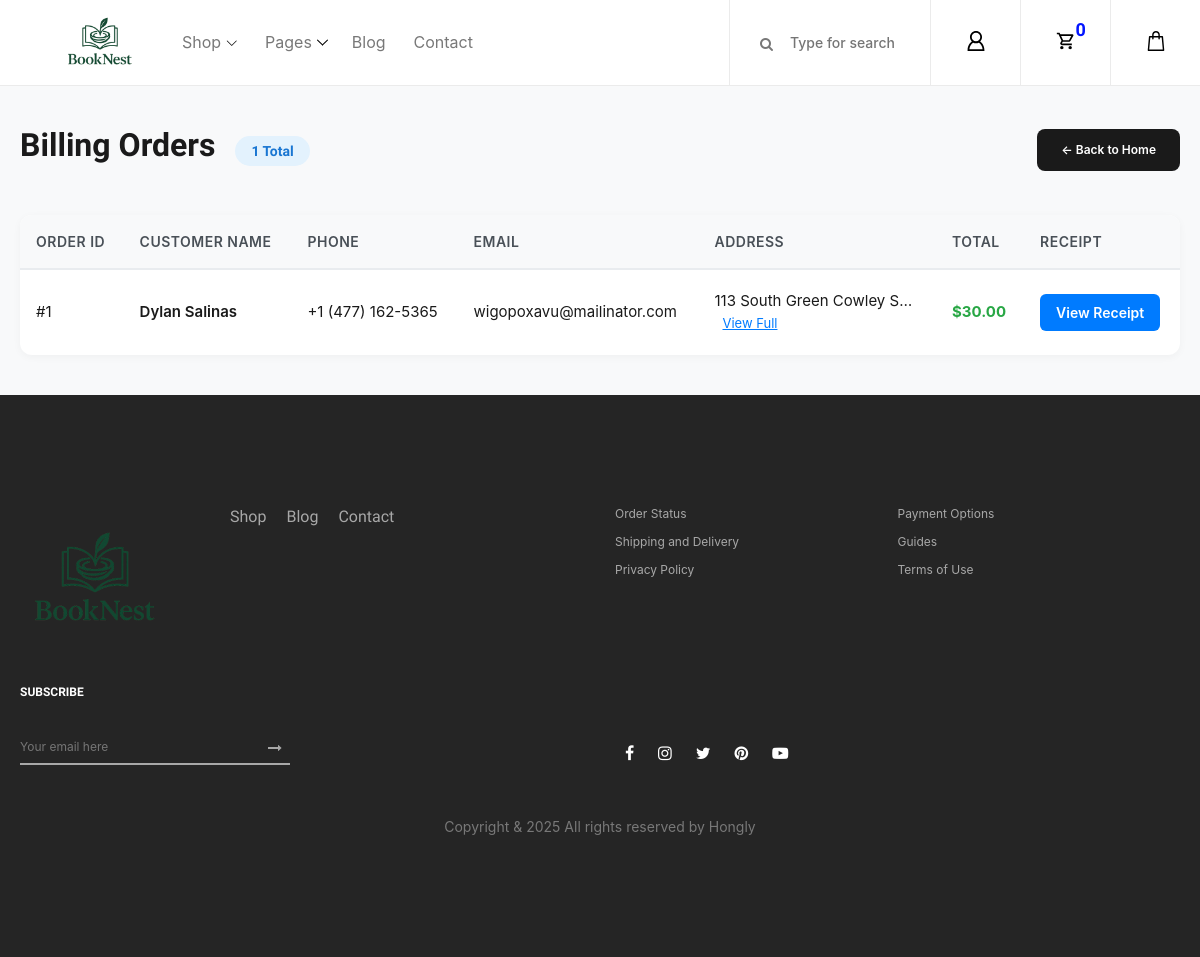
The app's page /billing_list/, older data.
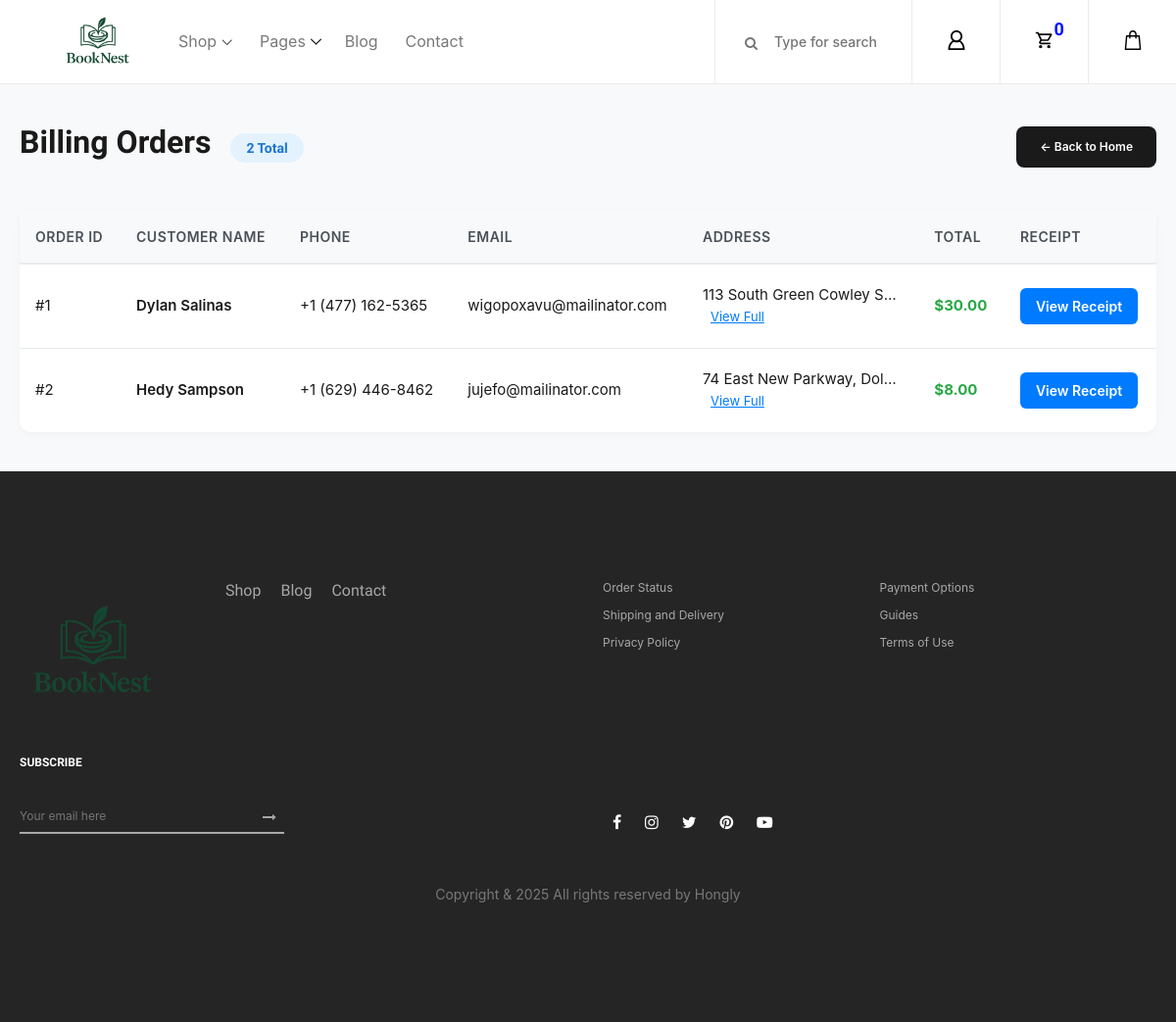
The same page, newer data.
### myapp/models.py (models this page shows, shortened)
class BillingDetail(models.Model):
    first_name = models.CharField(max_length=100)
    last_name = models.CharField(max_length=100)
    country = models.CharField(max_length=100)
    address1 = models.CharField(max_length=255)
    address2 = models.CharField(max_length=255)
    town = models.CharField(max_length=100)
    postcode = models.CharField(max_length=20)
    phone = models.CharField(max_length=20)
    email = models.EmailField()
    qr_code_image = models.ImageField(upload_to='qrcodes/', null=True, blank=True)
    total = models.FloatField()

### myapp/views.py (the view)
# urls.py: path('billing_list/', views.billing_list, name='billing_list'),
def billing_list(request):
    billings = BillingDetail.objects.all()
    return render(request, 'myapp/billing_list.html', {'billings': billings})

### myapp/context_processors.py (called while the page is built)
def fiction_genres(request):
    DTFictionGenre = Genre.objects.filter(categoryId = 1)
    return {
        'DTFictionGenre': DTFictionGenre,
    }

def non_fiction_genres(request):
    DTNonFictionGenre = Genre.objects.filter(categoryId = 2)
    return {
            'DTNonFictionGenre': DTNonFictionGenre,
    }

def technology_genres(request):
    DTTechnologyGenre = Genre.objects.filter(categoryId = 3)
    return {
        'DTTechnologyGenre': DTTechnologyGenre,
    }

### myapp/templates/myapp/billing_list.html (shortened to what this page needs)
{% load static %}
<!DOCTYPE html>
<html lang="en">
<head>
    <link rel="stylesheet" href="https://cdn.jsdelivr.net/npm/sweetalert2@11/dist/sweetalert2.min.css">
    {% include 'Components/csslinks.html' %}
</head>
<body>
    <header class="header_area">
        {% include 'Components/navbar.html' %}
    </header>
    <div class="container">
        <div class="page-header">
            <div>
                <h1>Billing Orders <span class="badge">{{ billings|length }} Total</span></h1>
            </div>
            <a href="{% url 'index' %}" class="back-btn">← Back to Home</a>
        </div>
        <div class="billing-table-wrapper">
            {% if billings %}
            <table class="billing-table">
                <thead>
                    <tr>
                        <th>Order ID</th>
                        <th>Customer Name</th>
                        <th>Phone</th>
                        <th>Email</th>
                        <th>Address</th>
                        <th>Total</th>
                        <th>Receipt</th>
                    </tr>
                </thead>
                <tbody>
                    {% for bill in billings %}
                    <tr>
                        <td>#{{ bill.id }}</td>
                        <td class="customer-name">{{ bill.first_name }} {{ bill.last_name }}</td>
                        <td>{{ bill.phone }}</td>
                        <td>{{ bill.email }}</td>
                        <td>
                            <div class="address-short">{{ bill.address1 }}{% if bill.address2 %}, {{ bill.address2 }}{% endif %}</div>
                            <span class="view-details-btn" onclick="showAddressDetails('{{ bill.id }}', '{{ bill.address1 }}', '{{ bill.address2 }}', '{{ bill.town }}', '{{ bill.postcode }}', '{{ bill.country }}')">View Full</span>
                        </td>
                        <td class="order-total">${{ bill.total|floatformat:2 }}</td>
                        <td>
                            {% if bill.qr_code_image %}
                            <button class="receipt-btn" onclick="showReceipt('{{ bill.qr_code_image.url }}', '{{ bill.first_name }} {{ bill.last_name }}', '#{{ bill.id }}')">View Receipt</button>
                            {% else %}
                            <span style="color: #6c757d;">No receipt</span>
                            {% endif %}
                        </td>
                    </tr>
                    {% endfor %}
                </tbody>
            </table>
            {% endif %}
        </div>
    </div>
    <footer class="footer_area clearfix">
        {% include 'Components/footer.html' %}
    </footer>
</body>
</html>

Row changes from the older to the newer data that the page shows:
added BillingDetail: id "2", first_name "Hedy", last_name "Sampson", phone "+1 (629) 446-8462", email "jujefo@mailinator.com", address1 "74 East New Parkway", address2 "Dol…", total "8.00"
Text that changed along with them:
{{ billings|length }}: "1" → "2"
